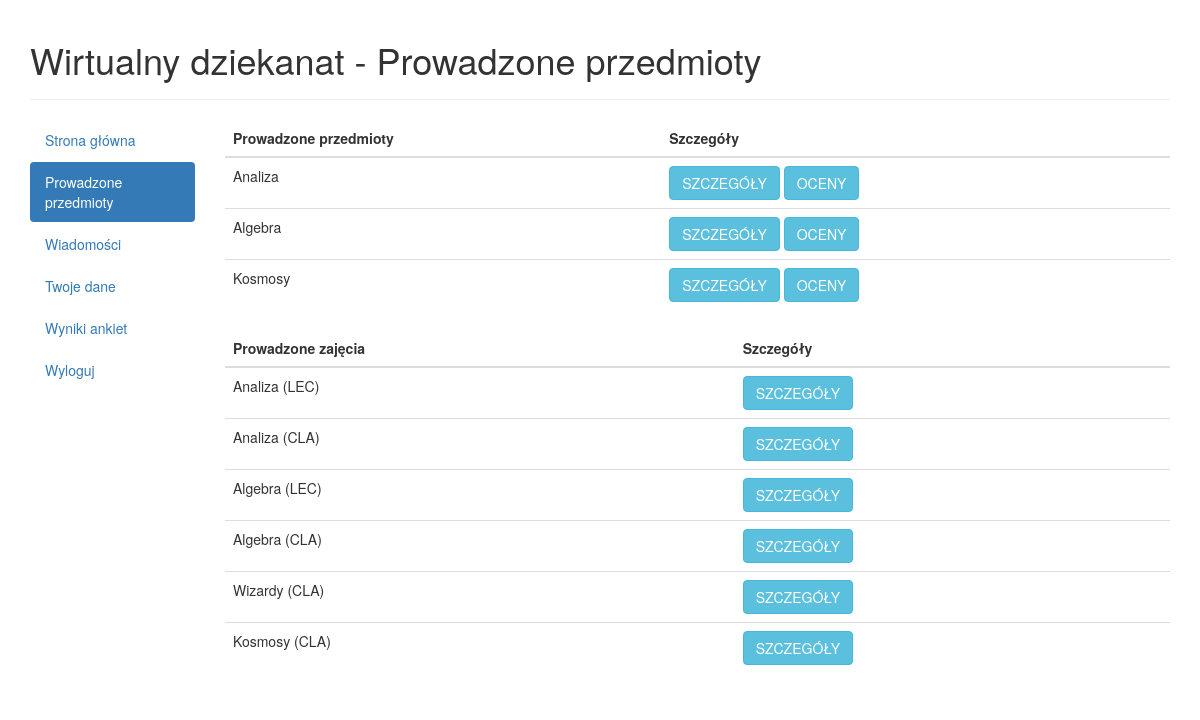
Before: /teacher/1 (signed in) with the older database file.
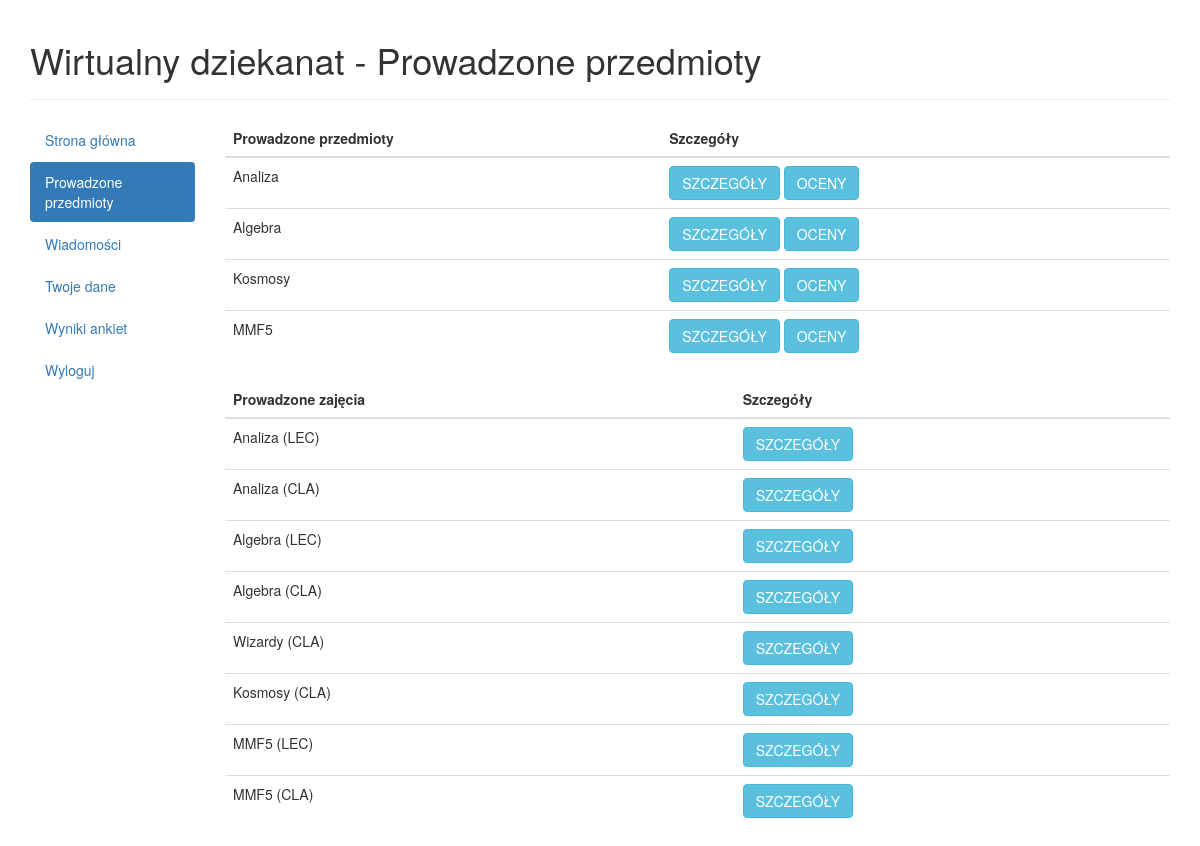
After: the same page with the newer database file.
### database/models.py (models this page shows, shortened)
class Subject(models.Model):
    teacher_id = models.ForeignKey(Teacher)
    name = models.CharField(max_length=20)
    course_homepage = models.CharField(max_length=20, blank=True,null=True)
    ECTS = models.IntegerField(default=3)
    exam = models.BooleanField(default=False, blank=True)

class Subsubject(models.Model):
    subject_id = models.ForeignKey(Subject)
    teacher_id = models.ForeignKey(Teacher)
    subsubjecttype_id = models.ForeignKey(SubsubjectType)
    hours = models.IntegerField(blank=True, null=True)
    def __str__(self):
        return self.subject_id.name + ' (' + self.subsubjecttype_id.name + ')'

class SubsubjectType(models.Model):
    SUBSUBJECT_TYPE_CHOICES = (
        ('LEC', 'Lecture'),
        ('CLA', 'Auditory classes'),
        ('LAB', 'Laboratory classes'),
        ('PRO', 'Project classes'),
        ('SEM', 'Seminar classes'),
        ('CON', 'Conversation seminars'),
        ('OTH', 'Other'),
    )
    name = models.CharField(choices=SUBSUBJECT_TYPE_CHOICES, max_length=3)

### database/views.py (the view)
# urls.py: url(r'^teacher/(?P<page_id>[0-9]+)$', views.teacherpage, name='teacherpage'),
def teacherpage(request, page_id):
    if request.user.is_authenticated():
        try:
            te = Teacher.objects.get(user=request.user)
            subjects = (subjects for subjects in te.subject_set.all())
            subSubjects = (subSubjects for subSubjects in te.subsubject_set.all())
            allStudents = Student.objects.all()
            if (request.POST.get('create_message', False) and request.POST.get('student_id', False)):
                messageTo = Student.objects.get(pk=request.POST.get('student_id', False))
                message = Message(student_id=messageTo, teacher_id=te, contents=request.POST.get('message'),
                                  is_read=False, date=timezone.now())
                message.save()
            messages = Message.objects.filter(teacher_id=te).filter(is_read=False).order_by('-date')
            allMessages = Message.objects.filter(teacher_id=te).order_by('-date')
            survey_teacher = (prowadzacy for prowadzacy in Survey.objects.filter(teacher_id=te))
            return render(request, 'database/teacherpage.html',
                          {'teacher': te, 'subjects': subjects, 'messages': messages, 'allMessages': allMessages,
                           'page_id': page_id, 'subSubjects': subSubjects, 'allStudents': allStudents, 'survey_teacher': survey_teacher})
        except Teacher.DoesNotExist:
            return HttpResponse("Nie ma nauczyciela")
        except Student.DoesNotExist:
            return HttpResponse("Nie ma studenta")
    else:
        return HttpResponse("Niezalogowany")

### database/templates/database/teacherpage.html (shortened to what this page needs)
<!DOCTYPE html>
<html lang="en">
<head>
  <link rel="stylesheet" href="http://maxcdn.bootstrapcdn.com/bootstrap/3.3.4/css/bootstrap.min.css">
</head>
<body>
<div class="container">
	<div class="page-header">
		{% if page_id == '0' %}
			<h1>Wirtualny dziekanat - Strona główna</h1>
        	{% elif page_id == '1' %}
			<h1>Wirtualny dziekanat - Prowadzone przedmioty</h1>
        	{% elif page_id == '2' or  page_id == '3' or page_id == '4'%}
			<h1>Wirtualny dziekanat - Wiadomości</h1>
        	{% elif page_id == '5' %}
			<h1>Wirtualny dziekanat - Twoje dane</h1>
			{% elif page_id == '6' %}
			<h1>Wirtualny dziekanat - Wyniki ankiet</h1>
        	{% endif %}
	</div>
      	<div class="row">
    		<div class="col-md-2">
      			<ul class="nav nav-pills nav-stacked">
      				{% if page_id == '0' %}
        			<li class="active"><a href="{% url 'teacherpage' '0'%}">Strona główna</a></li>
        			<li><a href="{% url 'teacherpage' '1'%}">Prowadzone przedmioty</a></li>
        			<li><a href="{% url 'teacherpage' '2'%}">Wiadomości</a></li>
        			<li><a href="{% url 'teacherpage' '5'%}">Twoje dane</a></li>
					<li><a href="{% url 'teacherpage' '6'%}">Wyniki ankiet</a></li>
                    <li><a href="{% url 'logout' %}">Wyloguj</a></li>
        			{% elif page_id == '1' %}
        			<li><a href="{% url 'teacherpage' '0'%}">Strona główna</a></li>
        			<li  class="active" ><a href="{% url 'teacherpage' '1'%}">Prowadzone przedmioty</a></li>
        			<li><a href="{% url 'teacherpage' '2'%}">Wiadomości</a></li>
        			<li><a href="{% url 'teacherpage' '5'%}">Twoje dane</a></li>
					<li><a href="{% url 'teacherpage' '6'%}">Wyniki ankiet</a></li>
                    <li><a href="{% url 'logout' %}">Wyloguj</a></li>
        			{% endif %}
      			</ul>
   		    </div>
   		    <div class="col-md-10">
                {% if page_id == '0' %}
                    <h2>Witaj {{teacher.user.first_name}} {{teacher.user.last_name}}</h2>
                {% elif page_id == '1' %}
                   <table class="table table-hover">
                    <thead>
                      <tr>
                        <th>Prowadzone przedmioty</th>
                        <th>Szczegóły</th>
                      </tr>
                    </thead>
                    <tbody>
                    {% for subject in subjects %}
                        <tr><td>{{subject.name}}</td><td> <a href="{% url 'teachersubject' subject.pk %}" class="btn btn-info" role="button" >SZCZEGÓŁY</a>&nbsp;<a href="{% url 'teacherviewsubjectfinalgrades' subject.pk %}" class="btn btn-info" role="button" >OCENY</a></td></tr>
                    {% endfor %}
                    </tbody>
                  </table>
                    <table class="table table-hover">
                    <thead>
                      <tr>
                        <th>Prowadzone zajęcia</th>
                        <th>Szczegóły</th>
                      </tr>
                    </thead>
                    <tbody>
                    {% for subSubject in subSubjects %}
                        <tr><td>{{subSubject}}</td><td> <a href="{% url 'teachersubsubject' subSubject.pk %}" class="btn btn-info" role="button" >SZCZEGÓŁY</a></td></tr>
                    {% endfor %}
                    </tbody>
                  </table>
                    {% endif %}
                    </div>
            </div>
</div>
</body>
</html>

Changed rows visible on the page:
added Subject: name "MMF5"
added Subsubject: subject_id+subsubjecttype_id "MMF5 (LEC)"
added Subsubject: subject_id+subsubjecttype_id "MMF5 (CLA)"
